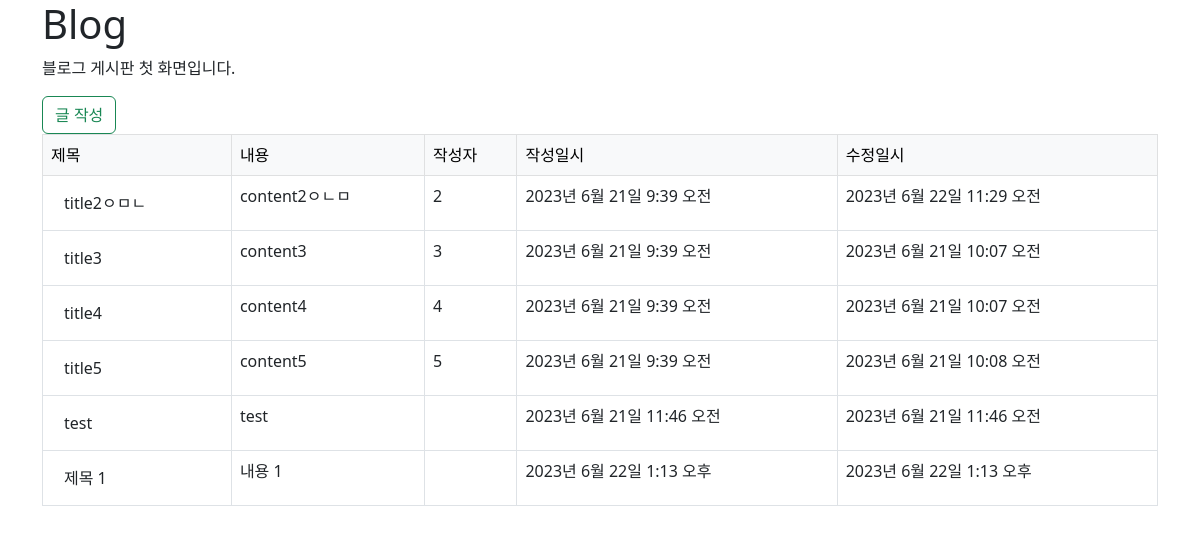
Screenshot of /blog/ with the database file from the repository.
### blog/models.py (models this page shows)
class Post(models.Model):
    title = models.CharField(max_length=30)
    content = models.TextField()
    writer = models.CharField(max_length=10)
    created_at = models.DateTimeField(auto_now_add=True)
    updated_at = models.DateTimeField(auto_now=True)

### blog/views.py (the view)
# urls.py: path("", views.List.as_view(), name='list'), # /blog/
class List(ListView):
    model = Post # 모델
    template_name = 'blog/post_list.html' # 템플릿
    context_object_name = 'posts' # 변수 값의 이름

### blog/templates/blog/post_list.html
{% extends 'blog/base.html' %}
{% block content %}
    <p>블로그 게시판 첫 화면입니다.</p>
    <a href="{% url 'blog:write' %}" class="btn btn-outline-success">글 작성</a>
    {% if posts %}
        <table class="table table-bordered">
            <thead class="table-light">
                <tr>
                    <td>제목</td>
                    <td>내용</td>
                    <td>작성자</td>
                    <td>작성일시</td>
                    <td>수정일시</td>
                </tr>
            </thead>
            <tbody>
                {% for post in posts %}
                <tr>
                    <td><a href="{% url 'blog:detail' pk=post.pk %}" class="btn">{{ post.title }}</a></td>
                    <td>{{ post.content }}</td>
                    <td>{{ post.writer }}</td>
                    <td>{{ post.created_at }}</td>
                    <td>{{ post.updated_at }}</td>
                </tr>
                {% endfor %}
            </tbody>
        </table>
    {% else %}
        <p>작성된 게시물이 없습니다.</p>
    {% endif %}
{% endblock %}

### rows the page displays
Post: title "title2ㅇㅁㄴ", content "content2ㅇㄴㅁ", writer "2", created_at "2023년 6월 21일 9:39 오전", updated_at "2023년 6월 22일 11:29 오전"
Post: title "title3", content "content3", writer "3", created_at "2023년 6월 21일 9:39 오전", updated_at "2023년 6월 21일 10:07 오전"
Post: title "title4", content "content4", writer "4", created_at "2023년 6월 21일 9:39 오전", updated_at "2023년 6월 21일 10:07 오전"
Post: title "title5", content "content5", writer "5", created_at "2023년 6월 21일 9:39 오전", updated_at "2023년 6월 21일 10:08 오전"
Post: title "test", content "test", created_at "2023년 6월 21일 11:46 오전", updated_at "2023년 6월 21일 11:46 오전"
Post: title "제목 1", content "내용 1", created_at "2023년 6월 22일 1:13 오후", updated_at "2023년 6월 22일 1:13 오후"
